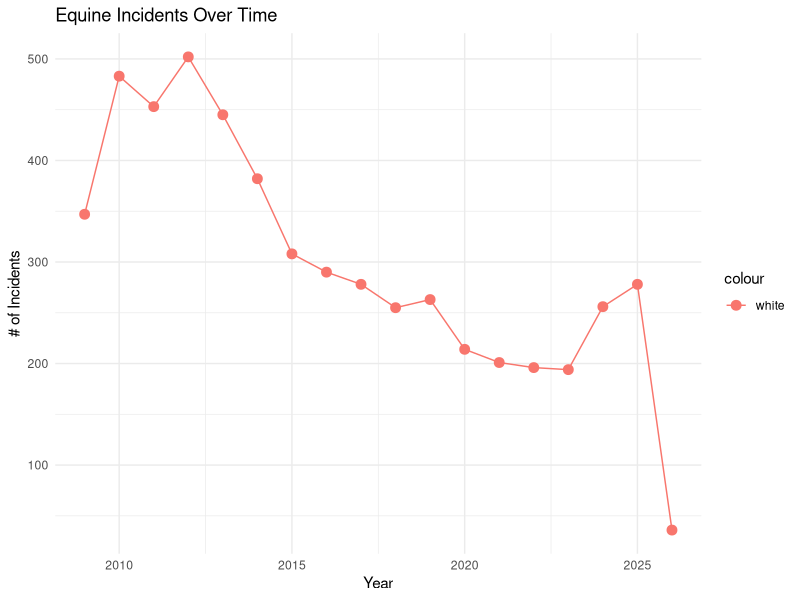
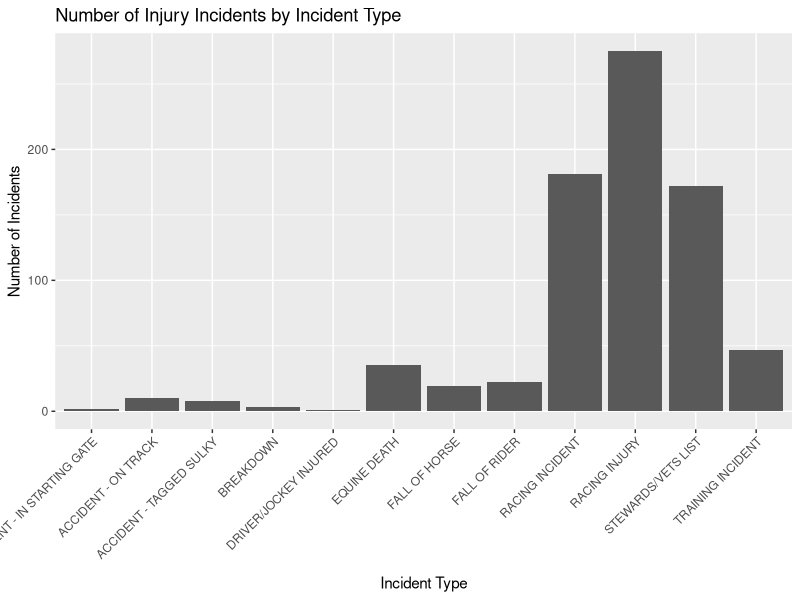
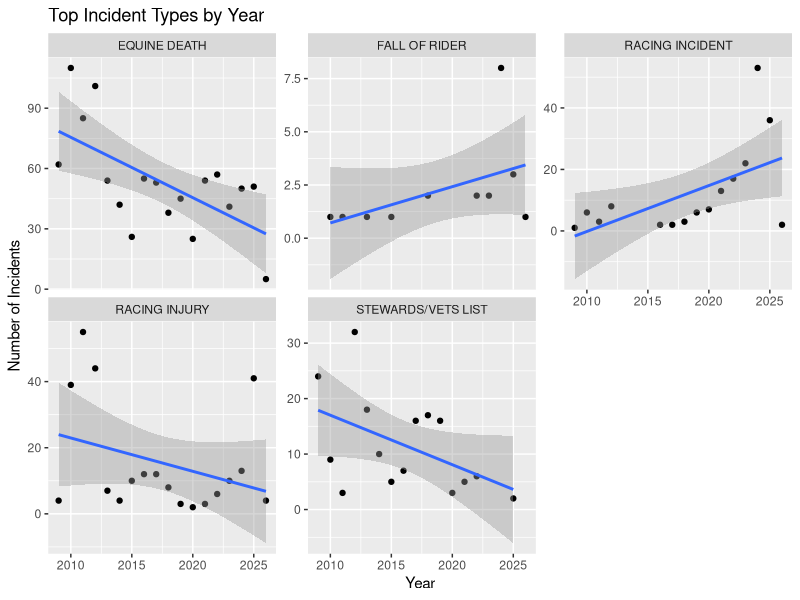
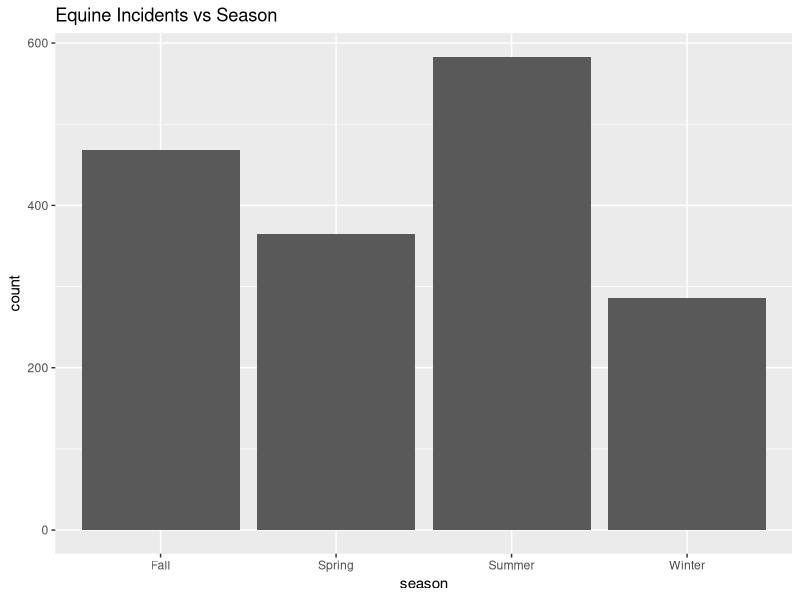
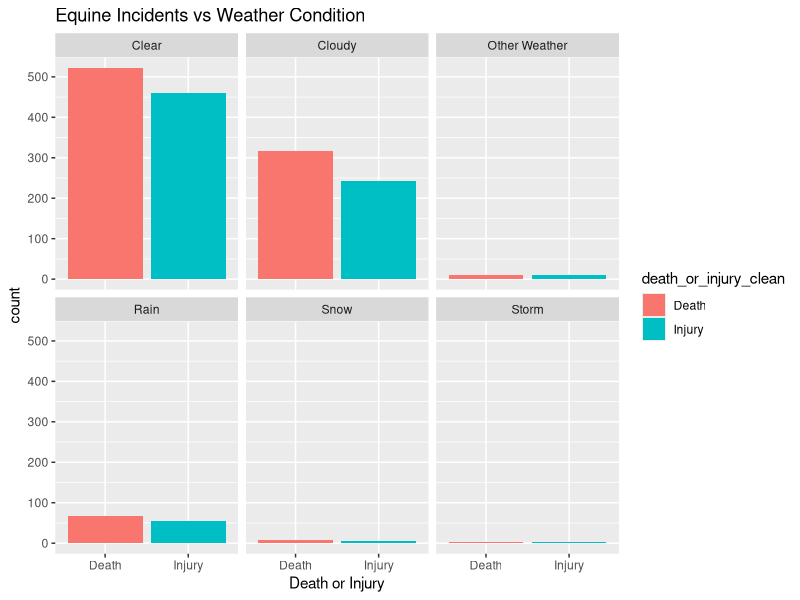
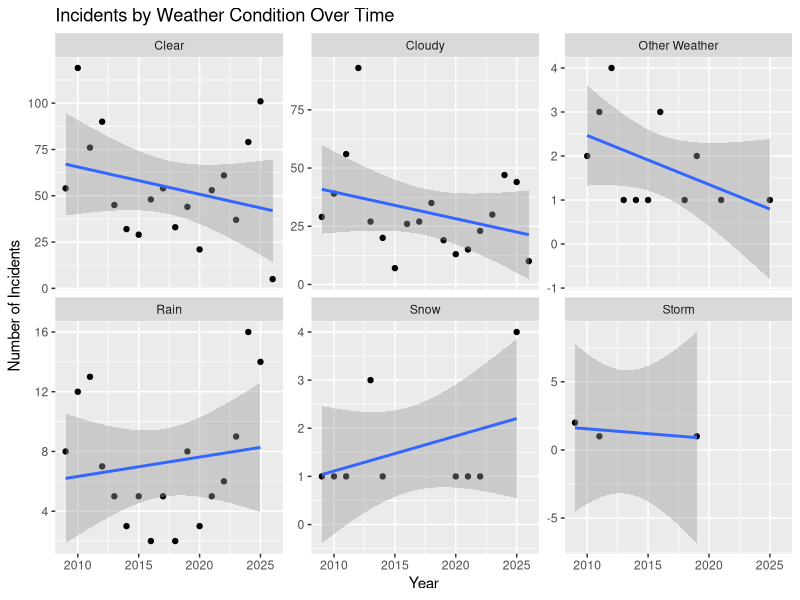

Write the R code that produced these figures, in order.
## ---- chunk 1
# DO NOT ALTER THIS CHUNK
knitr::opts_chunk$set(
	eval = TRUE,
	echo = TRUE,
	fig.align = "center",
	fig.asp = 0.618,
	fig.width = 5,
	cache = FALSE,
	dpi = 120,
	out.width = "70%"
)
#Load packages
library(dplyr)
library(lubridate)
library(stringr)
library(ggplot2)
library(tidyverse)
library(broom)
library(modelr)

#Load dataset
library(readr)
horses <- read_csv("data/Equine_Death_and_Breakdown.csv")
## ---- chunk 2
#Fix column names
horses_clean <- horses %>%
  rename(year = Year, incident_date = `Incident Date`, track = Track, 
         inv_location = `Inv Location`,
         racing_type_description = `Racing Type Description`, 
         division = Division, weather_conditions = `Weather Conditions`, 
         horse = Horse, trainer = Trainer, jockey_driver = `Jockey Driver`, 
         incident_description = `Incident Description`, 
         death_or_injury = `Death or Injury`, 
         incident_type = `Incident Type`)

#Fix dates
horses_clean$incident_date <- mdy(horses_clean$incident_date)

#Get rid of NA entries
horses_clean <- horses_clean %>%
  filter(!is.na(weather_conditions), !is.na(death_or_injury))

#Fix weather_condition column
#Used ChatGPT to help with this cleaning part
horses_clean <- horses_clean %>%
  mutate(
    weather_clean = weather_conditions %>%
      str_to_lower() %>%
      str_trim() %>%
      str_replace_all("[0-9]+", "") %>%        
      str_replace_all("[^a-z ]", "") %>%
      str_squish()
  ) %>%
  
  mutate(
    weather_group = case_when(
      str_detect(weather_clean, "rain|shower|drizzle|raine") ~ "Rain",
      str_detect(weather_clean, "snow|flurr|sleet") ~ "Snow",
      str_detect(weather_clean, "thunder|storm") ~ "Storm",
      str_detect(weather_clean, "cloud|coudy|cloudy|clody") ~ "Cloudy",
      str_detect(weather_clean, "clear|sun|fair|dry") ~ "Clear",
      str_detect(weather_clean, "windy|fog|mist|hazy|wind") ~ "Other Weather",
      weather_clean %in% c("", "na", "n a", "unc") | is.na(weather_clean) ~ "Unknown",
      TRUE ~ "Other"
    )
  )

#Clean death_or_injury column
horses_clean <- horses_clean %>%
  mutate(
    death_or_injury_clean = death_or_injury %>%
      str_to_lower() %>%
      str_trim(),
    
    death_or_injury_clean = case_when(
      str_detect(death_or_injury_clean, "death|dead|euthanasia") ~ "Death",
      str_detect(death_or_injury_clean, "lame|injury|lameness") ~ "Injury",
      TRUE ~ "Other"
    )
  )

horses_clean <- horses_clean %>%
  filter(death_or_injury_clean != "Other") %>%
  select(year, incident_date, 
         incident_type, 
         track, 
         incident_description, 
         weather_group, 
         death_or_injury_clean) %>%
  filter(weather_group != "Other" & weather_group != "Unknown")

#Create season variable (Code reference linked below)
horses_clean <- horses_clean %>%
  mutate(
    season = case_when(
    month(incident_date) %in% 9:11 ~ "Fall",
    month(incident_date) %in% c(12,1,2) ~ "Winter",
    month(incident_date) %in% 3:5 ~ "Spring",
    TRUE ~ "Summer"
  ))
## ---- chunk 3
summary(horses_clean)
## ---- chunk 4
library(ggplot2)
ggplot(horses, aes(x = Year, color = 'white')) +
geom_line(stat = "count") +
geom_point(stat = "count", size = 3) +
labs(
  x = "Year", 
  y = "# of Incidents", 
  title = "Equine Incidents Over Time"
  ) +
theme_minimal()
## ---- chunk 5
horses_clean %>%
  filter(death_or_injury_clean == "Injury") %>%
  ggplot(aes(x = incident_type)) +
  geom_bar() +
  labs(
    title = "Number of Injury Incidents by Incident Type",
    x = "Incident Type",
    y = "Number of Incidents"
  ) +
  theme(axis.text.x = element_text(angle = 45, hjust = 1))
## ---- chunk 6
horses_clean %>%
  filter(incident_type %in% c(
    "EQUINE DEATH",
    "STEWARDS/VETS LIST",
    "RACING INCIDENT",
    "RACING INJURY",
    "FALL OF RIDER"
  )) %>%
  count(year, incident_type) %>%
  ggplot(aes(x = year, y = n)) +
  geom_point() +
  geom_smooth(method = "lm") +
  facet_wrap(~ incident_type, scales = "free_y") +
  labs(
    title = "Top Incident Types by Year",
    x = "Year",
    y = "Number of Incidents"
  )
## ---- chunk 7
horses_clean %>%
  ggplot(aes(x = season)) +
  geom_bar() +
  labs(
    title = "Equine Incidents vs Season"
  )
## ---- chunk 8
horses_clean %>%
ggplot(aes(x = death_or_injury_clean, fill = death_or_injury_clean)) +
  geom_bar() +
  facet_wrap(~ weather_group) +
  labs(
    x = "Death or Injury", 
    title = "Equine Incidents vs Weather Condition")
## ---- chunk 9
weather_model_data <- horses_clean %>%
  count(weather_group, incident_type, name = "incident_count", sort = TRUE)
## ---- chunk 10
weather_incident_model <- lm(
  incident_count ~ weather_group + incident_type,
  data = weather_model_data
  )
## ---- chunk 11
weather_incident_model %>%
  tidy()
## ---- chunk 12
weather_incident_model %>%
glance() %>%
select(r.squared)
## ---- chunk 13
weather_model_data <- weather_model_data %>%
  add_predictions(weather_incident_model) %>%
    add_residuals(weather_incident_model)
## ---- chunk 14
weather_model_data 
## ---- chunk 15
horses_clean %>%
  filter(weather_group %in% c(
    "Clear",
    "Cloudy",
    "Rain",
    "Snow",
    "Storm",
    "Other Weather"
  )) %>%
  count(year, weather_group) %>%
  ggplot(aes(x = year, y = n)) +
  geom_point() +
  geom_smooth(method = "lm") +
  facet_wrap(~ weather_group, scales = "free_y") +
  labs(
    title = "Incidents by Weather Condition Over Time",
    x = "Year",
    y = "Number of Incidents"
  )
## ---- chunk 16
horses_binary <- horses_clean %>%
  filter(death_or_injury_clean %in% c("Death", "Injury")) %>%
  mutate(
    death_binary = if_else(death_or_injury_clean == "Death", 1, 0)
  )

weather_death_model <- glm(
  death_binary ~ weather_group + incident_type,
  data = horses_binary,
  family = binomial
)

weather_death_model %>%
  tidy()
## ---- chunk 17
sessionInfo()
